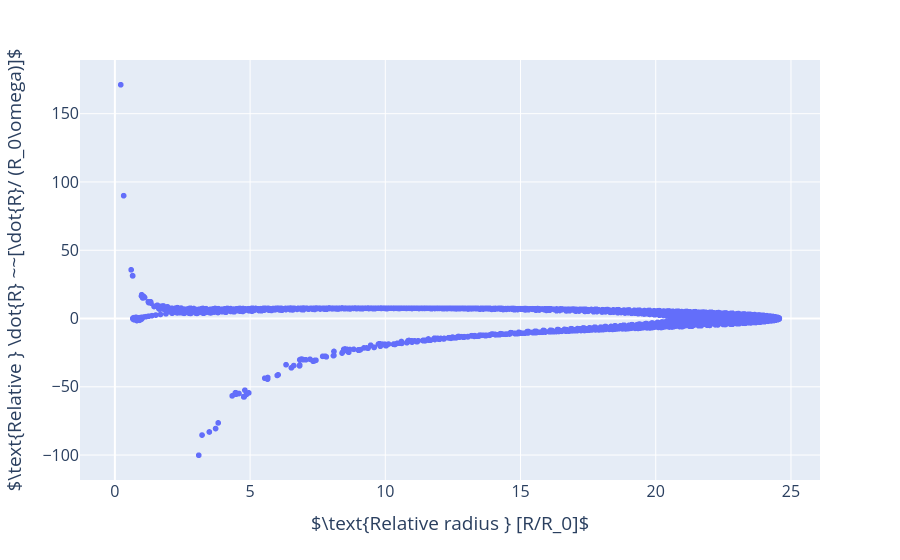

The code cell stored with this chart in its notebook:
### Markdown cell above
Plotting the dynamic phase (R - Rdot plot). The phase space plot can be used to classify the dynamics of cavitation.

### Code cell
fig = px.scatter(x=BD_obj.R, y=BD_obj.Rdot)
fig.update_layout(
    xaxis=dict(title=r"$\text{Relative radius } [R/R_0]$"),
    yaxis=dict(title=r"$\text{Relative } \dot{R} ~~[\dot{R}/ (R_0\omega)]$"),
    font_size=16,
)
fig.show()

### Figure 1 — Plotly figure (JSON) as saved in the notebook; plotly's stock layout.template omitted (floating-point values rounded to 4 significant figures; data arrays with more than 128 entries replaced by an {"elided": "..."} marker saying what was removed)
{"data": [{"hovertemplate": "x=%{x}<br>y=%{y}<extra></extra>", "legendgroup": "", "marker": {"color": "#636efa", "symbol": "circle"}, "mode": "markers", "name": "", "showlegend": false, "type": "scattergl", "x": {"elided": "10000 float values"}, "xaxis": "x", "y": {"elided": "10000 float values"}, "yaxis": "y"}], "layout": {"font": {"size": 16}, "legend": {"tracegroupgap": 0}, "margin": {"t": 60}, "xaxis": {"anchor": "y", "domain": [0, 1], "title": {"text": "$\\text{Relative radius } [R/R_0]$"}}, "yaxis": {"anchor": "x", "domain": [0, 1], "title": {"text": "$\\text{Relative } \\dot{R} ~~[\\dot{R}/ (R_0\\omega)]$"}}}}
